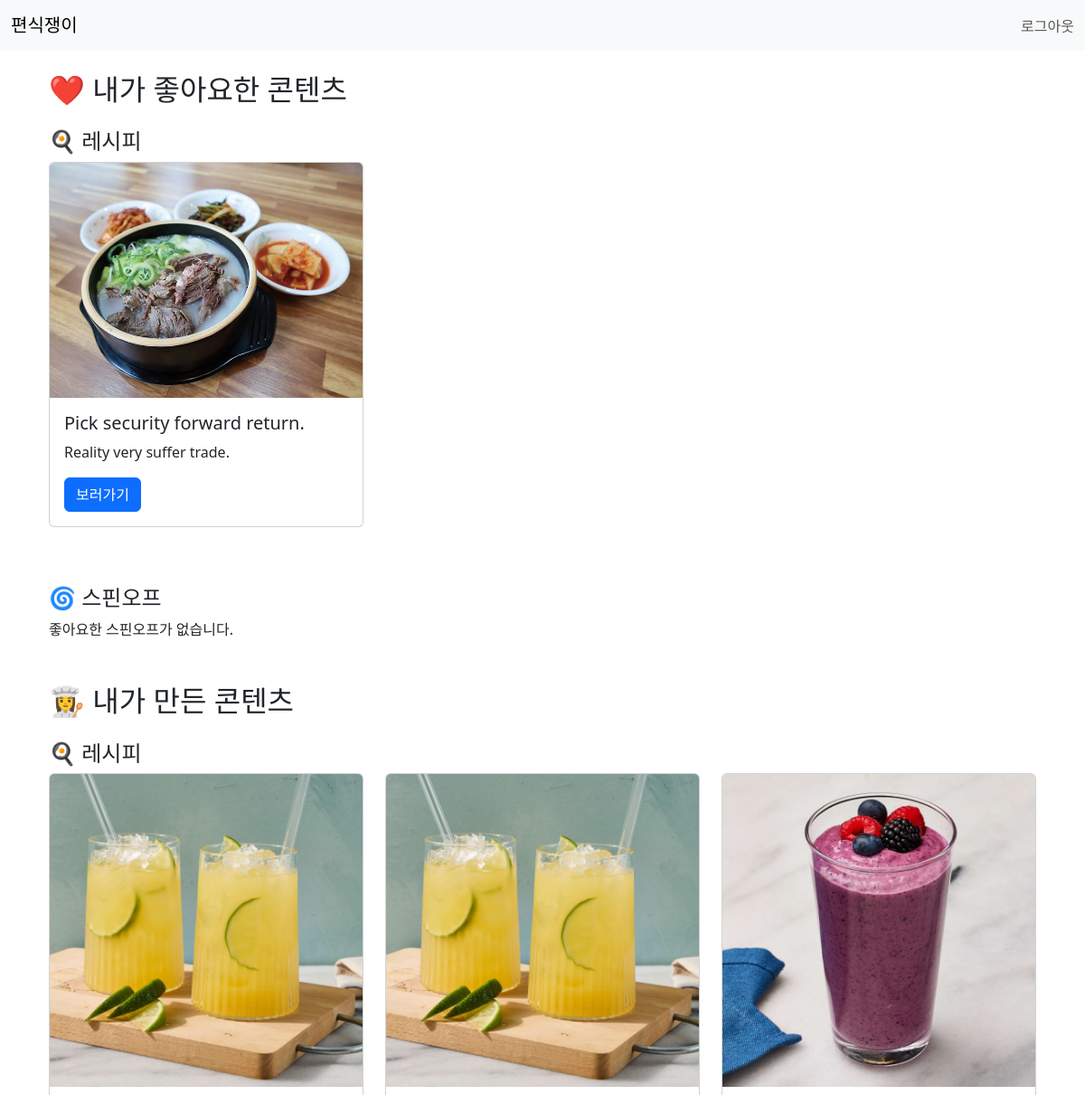
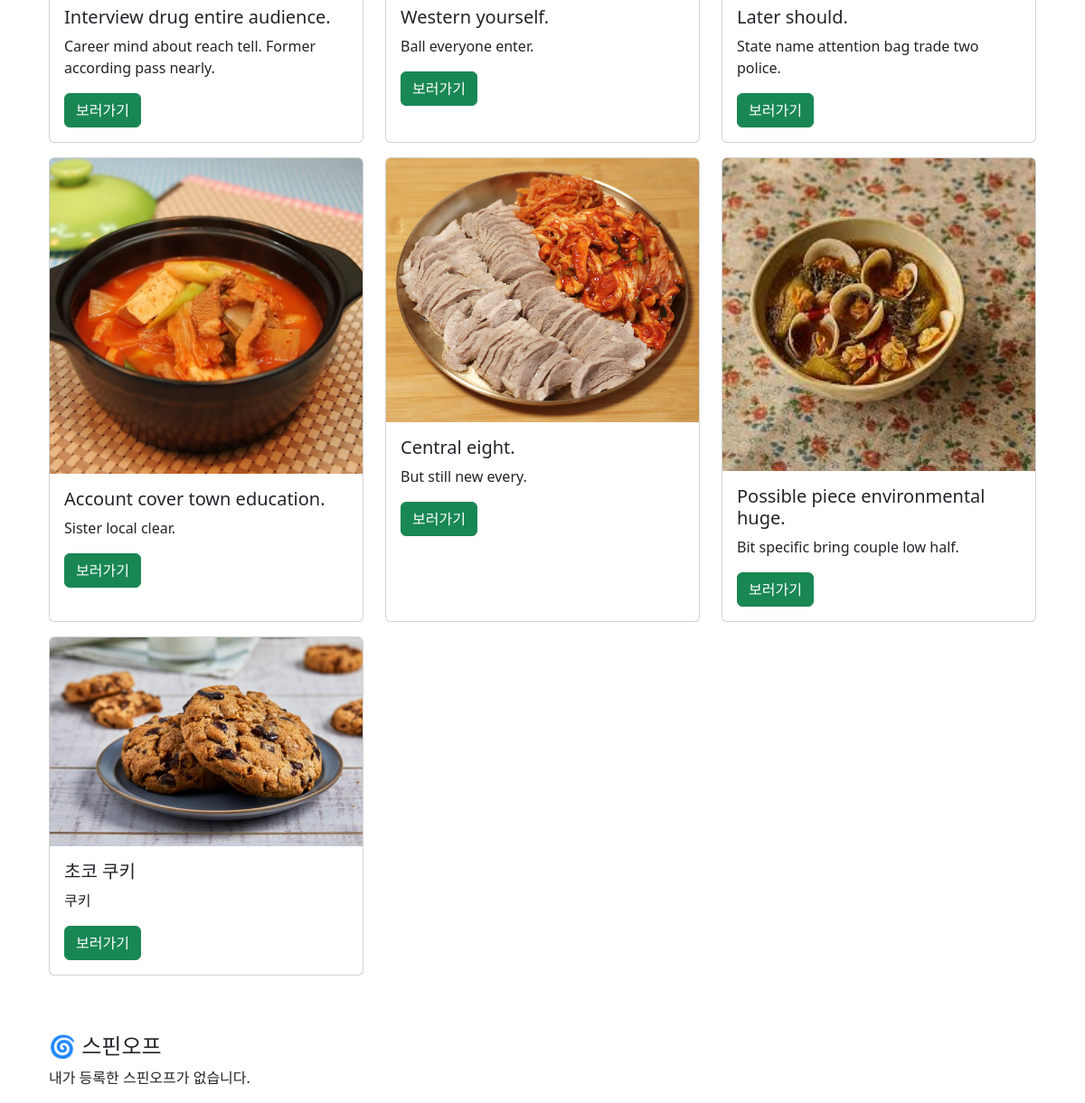
The app's page /my-page/ (signed in) with its own data (2 pictures, top to bottom).
### recipe_app/models.py (models this page shows, shortened)
class Recipe(models.Model):
    CATEGORY_CHOICES = [
        ('food', '음식'),
        ('drink', '음료'),
        ('dessert', '디저트')
    ]
    user = models.ForeignKey(User, on_delete=models.CASCADE)
    title = models.CharField(max_length=200)
    category = models.CharField(max_length=10, choices=CATEGORY_CHOICES, null=True, blank=True)
    description = models.TextField()
    contents=models.JSONField()
    image = models.ImageField(upload_to=category_image_upload_path, null=True, blank=True)
    created_at = models.DateTimeField(auto_now_add=True)
    @classmethod
    def liked_by_user(cls, user):
        return cls.objects.filter(like__user=user).distinct()

### recipe_app/views.py (the view)
# urls.py: path('my-page/', views.my_page, name='my_page'),
@login_required
def my_page(request):
    liked_recipes = RecipeService.get_liked_recipes(request.user)
    liked_spinoffs = RecipeService.get_liked_spinoffs(request.user)
    my_recipes = RecipeService.my_recipes(request.user)
    my_spinoffs = RecipeService.my_spinoffs(request.user)
    return render(request, 'recipe_app/my_page.html', {
        'liked_recipes': liked_recipes,
        'liked_spinoffs': liked_spinoffs,
        'my_recipes': my_recipes,
        'my_spinoffs': my_spinoffs,
    })

### recipe_app/models.py (called while the page is built)
    @classmethod
    def liked_by_user(cls, user):
        return cls.objects.filter(like__user=user).distinct()

### recipe_app/services/recipe_services.py (called while the page is built)
    @staticmethod
    def get_liked_recipes(user):
        return Recipe.liked_by_user(user)

    @staticmethod
    def get_liked_spinoffs(user):
        return Spinoff.liked_by_user(user)

    @staticmethod
    def my_recipes(user):
        recipes = Recipe.objects.filter(user=user)
        return recipes

    @staticmethod
    def my_spinoffs(user):
        spinoffs = Spinoff.objects.filter(user=user)
        return spinoffs

### templates/recipe_app/my_page.html (shortened to what this page needs)
{% extends "base.html" %}
{% block content %}
<div class="container mt-4">
  <h2 class="mb-4">❤️ 내가 좋아요한 콘텐츠</h2>
  <h4 class="mt-4">🍳 레시피</h4>
  {% if liked_recipes %}
    <div class="row">
      {% for recipe in liked_recipes %}
        <div class="col-md-4 mb-3">
          <div class="card h-100">
            {% if recipe.image %}
              <img src="{{ recipe.image.url }}" class="card-img-top" alt="레시피 이미지">
            {% endif %}
            <div class="card-body">
              <h5 class="card-title">{{ recipe.title }}</h5>
              <p class="card-text">{{ recipe.description|truncatechars:100 }}</p>
              <a href="{% url 'recipe_app:recipe_detail' recipe.id %}" class="btn btn-primary">보러가기</a>
            </div>
          </div>
        </div>
      {% endfor %}
    </div>
  {% else %}
    <p>좋아요한 레시피가 없습니다.</p>
  {% endif %}
  <h4 class="mt-5">🌀 스핀오프</h4>
  {% if liked_spinoffs %}
    <div class="row">
      {% for spinoff in liked_spinoffs %}
        <div class="col-md-4 mb-3">
          <div class="card h-100">
            {% if spinoff.image %}
              <img src="{{ spinoff.image.url }}" class="card-img-top" alt="스핀오프 이미지">
            {% endif %}
            <div class="card-body">
              <p class="card-text">{{ spinoff.description|truncatechars:100 }}</p>
              <a href="{% url 'recipe_app:spinoff_detail' spinoff.id %}" class="btn btn-secondary">보러가기</a>
            </div>
          </div>
        </div>
      {% endfor %}
    </div>
  {% else %}
    <p>좋아요한 스핀오프가 없습니다.</p>
  {% endif %}
</div>
<div class="container mt-5">
  <h2 class="mb-4">👩‍🍳 내가 만든 콘텐츠</h2>
  <h4 class="mt-4">🍳 레시피</h4>
  {% if my_recipes %}
    <div class="row">
      {% for recipe in my_recipes %}
        <div class="col-md-4 mb-3">
          <div class="card h-100">
            {% if recipe.image %}
              <img src="{{ recipe.image.url }}" class="card-img-top" alt="내 레시피 이미지">
            {% endif %}
            <div class="card-body">
              <h5 class="card-title">{{ recipe.title }}</h5>
              <p class="card-text">{{ recipe.description|truncatechars:100 }}</p>
              <a href="{% url 'recipe_app:recipe_detail' recipe.id %}" class="btn btn-success">보러가기</a>
            </div>
          </div>
        </div>
      {% endfor %}
    </div>
  {% else %}
    <p>내가 등록한 레시피가 없습니다.</p>
  {% endif %}
  <h4 class="mt-5">🌀 스핀오프</h4>
  {% if my_spinoffs %}
    <div class="row">
      {% for spinoff in my_spinoffs %}
        <div class="col-md-4 mb-3">
          <div class="card h-100">
            {% if spinoff.image %}
              <img src="{{ spinoff.image.url }}" class="card-img-top" alt="내 스핀오프 이미지">
            {% endif %}
            <div class="card-body">
              <p class="card-text">{{ spinoff.description|truncatechars:100 }}</p>
              <a href="{% url 'recipe_app:spinoff_detail' spinoff.id %}" class="btn btn-success">보러가기</a>
            </div>
          </div>
        </div>
      {% endfor %}
    </div>
  {% else %}
    <p>내가 등록한 스핀오프가 없습니다.</p>
  {% endif %}
</div>
{% endblock %}

### records on screen
Recipe: image (picture), title "Pick security forward return.", description "Reality very suffer trade."
Recipe: image (picture), title "Interview drug entire audience.", description "Career mind about reach tell. Former according pass nearly."
Recipe: image (picture), title "Western yourself.", description "Ball everyone enter."
Recipe: image (picture), title "Later should.", description "State name attention bag trade two police."
Recipe: image (picture), title "Account cover town education.", description "Sister local clear."
Recipe: image (picture), title "Central eight.", description "But still new every."
Recipe: image (picture), title "Possible piece environmental huge.", description "Bit specific bring couple low half."
Recipe: image (picture), title "초코 쿠키", description "쿠키"
